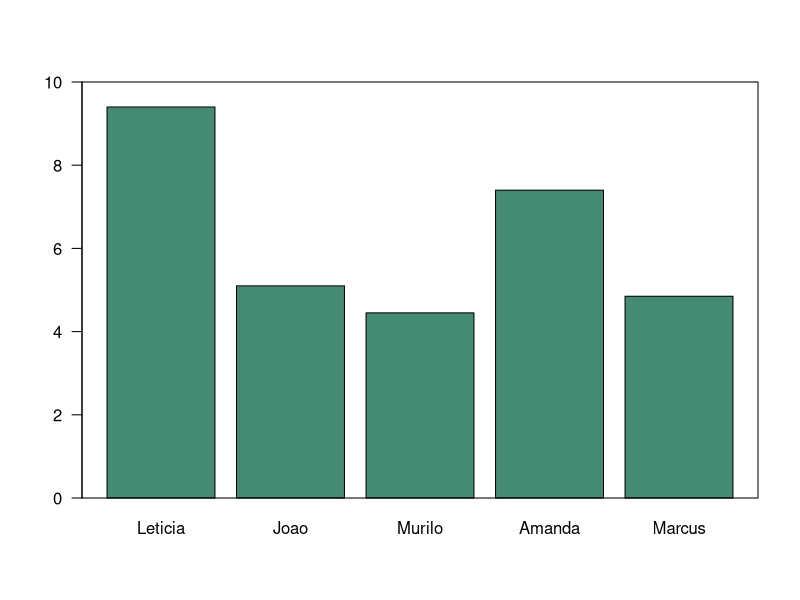
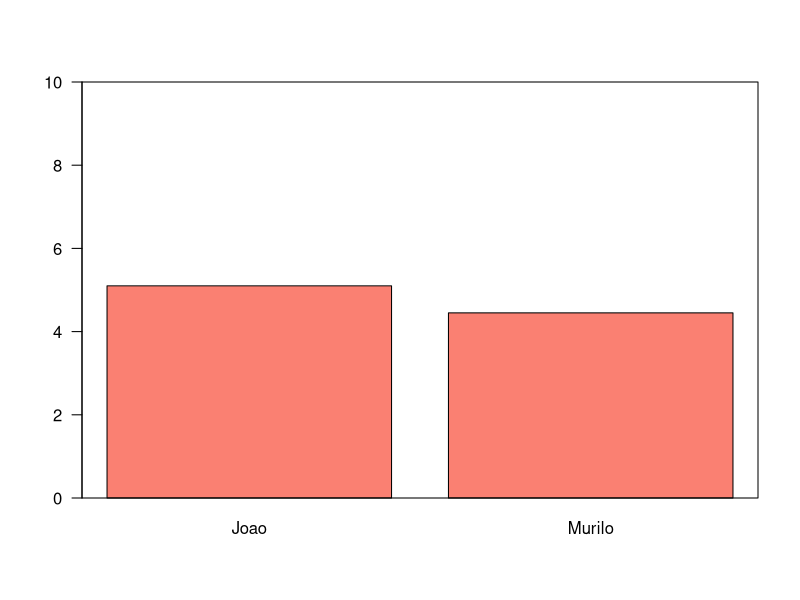

Write R code to recreate these figures, in order.
# Data 19/10/2026
# Programado Por Alan Rodrigo Panosso
nome <- c("Leticia", "Joao", "Murilo", "Amanda", "Marcus")
idade <- c(21, 22, 19, 13, 22)
n1 <- c(10, 2.1, 3.9, 7.8, 2.9)
n2 <- c(8.8, 8.1, 5, 7, 6.8)

## Reunir todos esses vetores um um único arquivo chamado
## dados
dados <- data.frame(nome, idade, n1, n2)
dados[2,4]
dados[,3] # mostra vetor
dados[4,]
dados[3] # mostra o data.frame (coluna)
dados$idade # mesmo que dados[,3]
mean(dados$idade) # média dos valores de idade

# $ é utilizado para acessar as colunas de um
# banco de dados
dados$media <- (dados$n1 + dados$n2) / 2
dados

# Classificar as médias em:
### Aprovado se a média for maior ou igual a 5
### Reprovado se a média for menor que 5
dados$class <- ifelse(dados$media >=5,"APROVADO",
                      "REPROVADO")
dados

## Classificar a idade
## IDADE <= 18 - Jovem
## IDADE > 18 - Adulto
## class_idade
dados$class_idade <- ifelse(dados$idade <= 18,
                            "JOVEM","ADULTO")
dados

# Gráfico das médias
barplot(dados$media,
        names.arg = dados$nome,
        col="aquamarine4",
        las=1,
        ylim=c(0,10) )
box()

# Gráfico das médias
barplot(dados$media[2:3],
        names.arg = dados$nome[2:3],
        col="salmon",
        las=1,
        ylim=c(0,10) )
box()


# Dados os vetores
# alunos 1 a 5
# e notas de 5.8, 4.3, 2.9, 8.5, 5.1
# criar vetores
# criar data.frame chamado dados2
# classificar as notas em
## Notas menores que 3 = REPROVADO
## Notas entre 3 e 4.9 = RECUPERAÇÂO
## Notas maior ou iguais a 5 = APROVADO

dados2 <- data.frame(
  aluno = 1:5,
  notas = c(5.8, 4.3, 2.9, 8.5, 5.1)
)
dados2$class <- ifelse(dados2$notas<3,"RP",
                       ifelse(dados2$notas<5,"REC",
                              "AP"))
dados2
